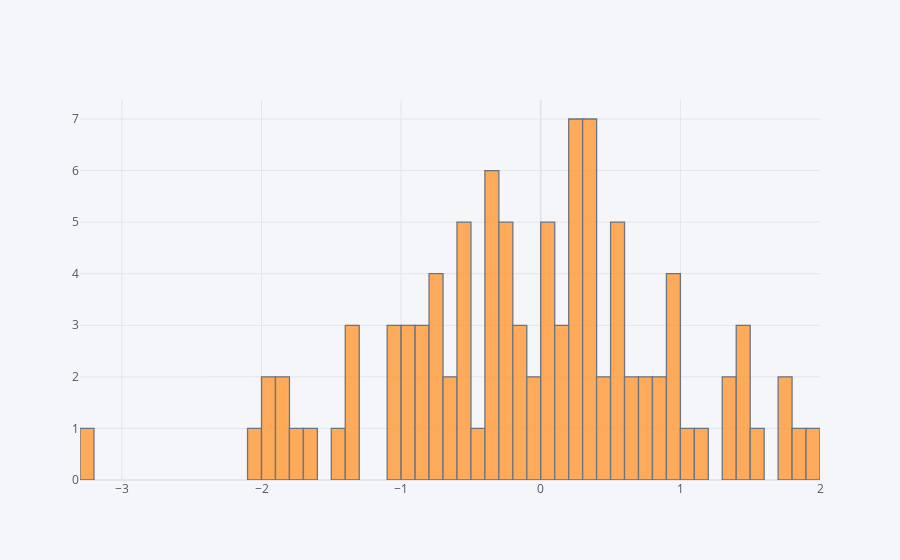

Here is the notebook cell this chart was saved with:
### Code cell
df['A'].iplot(kind='hist',bins=55)

### Figure 1 — Plotly figure (JSON) as saved in the notebook; plotly's stock layout.template omitted (floating-point values rounded to 4 significant figures)
{"data": [{"histfunc": "count", "histnorm": "", "marker": {"color": "rgba(255, 153, 51, 1.0)", "line": {"color": "#4D5663", "width": 1.3}}, "name": "A", "nbinsx": 55, "opacity": 0.8, "orientation": "v", "type": "histogram", "x": [0.1757, 0.2931, -3.27, 0.5606, -1.304, 1.317, -0.7238, 0.3804, -1.741, -0.8327, 0.2063, -1.905, 1.056, -0.3885, 0.2105, 1.41, 0.6082, -0.564, -1.82, 1.448, 0.07707, -0.1281, -0.739, 0.5894, 0.3131, 0.07687, 0.357, -0.09799, -0.4581, -1.327, 1.141, 1.753, -0.3464, 0.875, 1.385, 0.7176, -0.1118, 0.9852, 1.756, 0.4541, 0.9718, -0.2622, 0.2403, 0.02997, -0.5375, 0.1074, 0.6342, -0.7296, 0.2236, 0.9957, -0.2316, 0.3801, -1.493, -0.7281, -0.8372, 0.2915, -1.671, -0.1482, -0.9302, -0.6451, 0.9636, -0.2795, -1.865, 0.3719, 0.09186, -0.5206, -1.912, -0.3096, -1.026, -0.01028, 0.8024, -0.9653, -1.053, 0.512, 0.4706, -0.5156, -0.9017, -1.016, -0.3286, -0.2837, -0.3418, 0.7888, 0.5819, 0.1146, -2.077, 0.2557, -0.3362, 1.866, 1.514, 1.956, -1.306, 1.442, -0.6296, -0.8993, -0.5695, 0.3701, 0.0284, 0.3888, -0.25, 0.5646]}], "layout": {"autosize": true, "barmode": "overlay", "legend": {"bgcolor": "#F5F6F9", "font": {"color": "#4D5663"}}, "paper_bgcolor": "#F5F6F9", "plot_bgcolor": "#F5F6F9", "title": {"font": {"color": "#4D5663"}}, "xaxis": {"autorange": true, "gridcolor": "#E1E5ED", "range": [-3.3, 2.0], "showgrid": true, "tickfont": {"color": "#4D5663"}, "title": {"font": {"color": "#4D5663"}, "text": ""}, "type": "linear", "zerolinecolor": "#E1E5ED"}, "yaxis": {"autorange": true, "gridcolor": "#E1E5ED", "range": [0, 7.368], "showgrid": true, "tickfont": {"color": "#4D5663"}, "title": {"font": {"color": "#4D5663"}, "text": ""}, "zerolinecolor": "#E1E5ED"}}}
